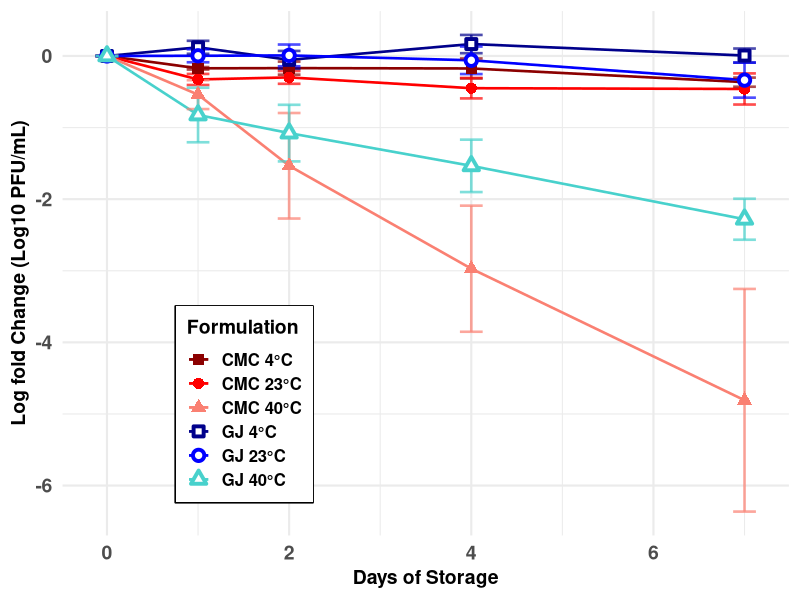

Write R code to recreate this figure.
library(ggplot2)
library(dplyr)
library(readr)

data <- read_csv("Stability_assay_1.csv")

shapes <- c(15, 16, 17, 22, 21, 24)
fills <- c("white", "white", "white", "white", "white", "white")
colors <- c("darkred", "red", "salmon", "darkblue", "blue", "mediumturquoise")

################################################################################

# Filter data for first week
data_1w <- data %>%
  filter(!is.na(`Log Fold Change`)) %>%
  filter(Days %in% c(0, 1, 2, 4, 7)) %>%
  group_by(Days, Formulation, Temperature) %>%
  summarise(
    LogfoldChange = mean(`Log Fold Change`, na.rm = TRUE),
    SE = sd(`Log Fold Change`, na.rm = TRUE) / sqrt(n()),
    .groups = "drop"
  ) %>%
  mutate(
    Formulation = ifelse(Formulation == "Glycerin Jelly", "GJ", Formulation),
    Group = paste0(Formulation, " ", Temperature, "\u00B0C"),
    Group = factor(Group, levels = c(
      "CMC 4°C", "CMC 23°C", "CMC 40°C",
      "GJ 4°C", "GJ 23°C", "GJ 40°C"
    ))
  )

p1 <- ggplot(data_1w, aes(x = Days, y = LogfoldChange,
                          shape = Group, fill = Group, color = Group)) +
  geom_line(linewidth = 0.9) +
  geom_errorbar(aes(ymin = LogfoldChange - SE, ymax = LogfoldChange + SE),
                width = 0.25, linewidth = 0.9, alpha = 0.7) +
  geom_point(size = 2.5, stroke = 2) +
  scale_shape_manual(values = shapes) +
  scale_fill_manual(values = fills) +
  scale_color_manual(values = colors) +
  labs(
    x = "Days of Storage",
    y = "Log fold Change (Log10 PFU/mL)",
    color = "Formulation",
    fill = "Formulation",
    shape = "Formulation"
  ) +
  theme_minimal(base_size = 16) +
  theme(
    legend.position = c(0.25, 0.25),
    legend.background = element_rect(fill = "white", color = NA),
    legend.box.background = element_rect(color = "black", size = 0.8, fill = NA),
    legend.title = element_text(face = "bold", size = 14),
    legend.text = element_text(face = "bold", size = 12),
    axis.title.x = element_text(face = "bold", size = 14),
    axis.title.y = element_text(face = "bold", size = 14),
    axis.text.x = element_text(face = "bold", size = 14),
    axis.text.y = element_text(face = "bold", size = 14)
  )

p1